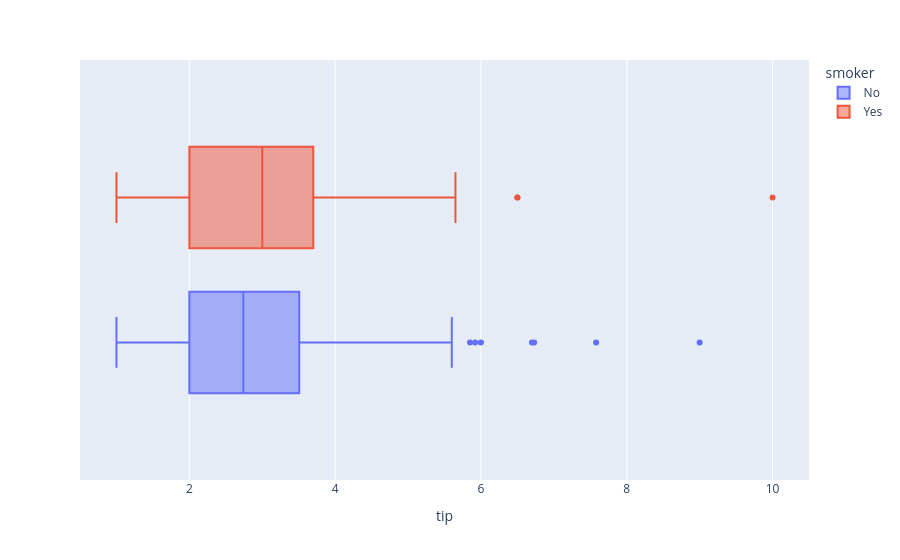

Notebook cell for this chart:
### Code cell
fig = px.box(df, x='tip', color='smoker')
fig.show()

### Figure 1 — Plotly figure (JSON) as saved in the notebook; plotly's stock layout.template omitted (floating-point values rounded to 4 significant figures; data arrays with more than 128 entries replaced by an {"elided": "..."} marker saying what was removed)
{"data": [{"alignmentgroup": "True", "hovertemplate": "smoker=No<br>tip=%{x}<extra></extra>", "legendgroup": "No", "marker": {"color": "#636efa"}, "name": "No", "notched": false, "offsetgroup": "No", "orientation": "h", "showlegend": true, "type": "box", "x": {"elided": "151 float values"}, "x0": " ", "xaxis": "x", "y0": " ", "yaxis": "y"}, {"alignmentgroup": "True", "hovertemplate": "smoker=Yes<br>tip=%{x}<extra></extra>", "legendgroup": "Yes", "marker": {"color": "#EF553B"}, "name": "Yes", "notched": false, "offsetgroup": "Yes", "orientation": "h", "showlegend": true, "type": "box", "x": [3.0, 1.76, 3.21, 2.0, 1.98, 3.76, 1.0, 2.09, 3.14, 5.0, 3.08, 3.0, 5.0, 3.0, 1.0, 4.3, 4.73, 4.0, 1.5, 3.0, 2.5, 3.0, 2.5, 3.48, 1.64, 4.06, 4.29, 4.0, 2.0, 3.0, 1.61, 2.0, 10.0, 3.16, 5.15, 3.18, 4.0, 3.11, 2.0, 2.0, 4.0, 3.55, 3.68, 5.65, 3.5, 6.5, 3.0, 3.5, 2.0, 3.5, 4.0, 1.5, 4.19, 2.56, 2.02, 4.0, 2.0, 5.0, 2.0, 2.0, 4.0, 2.01, 2.0, 2.5, 4.0, 3.23, 3.41, 3.0, 2.03, 2.23, 2.0, 5.16, 2.5, 6.5, 1.1, 3.0, 1.5, 1.44, 3.09, 2.2, 3.48, 1.92, 1.58, 2.5, 2.0, 2.88, 2.0, 3.0, 3.0, 1.0, 1.17, 2.0, 2.0], "x0": " ", "xaxis": "x", "y0": " ", "yaxis": "y"}], "layout": {"boxmode": "group", "legend": {"title": {"text": "smoker"}, "tracegroupgap": 0}, "margin": {"t": 60}, "xaxis": {"anchor": "y", "domain": [0, 1], "title": {"text": "tip"}}, "yaxis": {"anchor": "x", "domain": [0, 1]}}}
